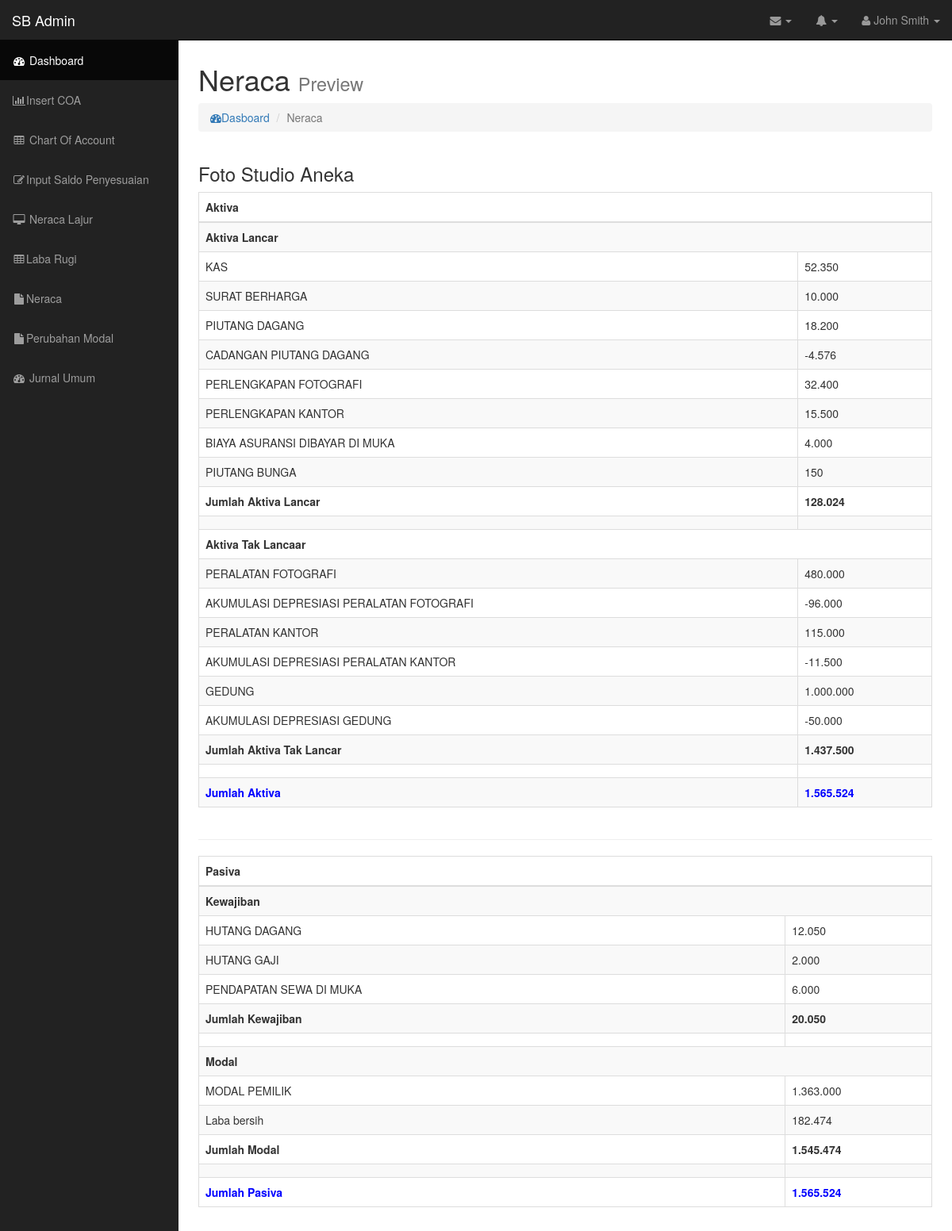
Screenshot of /neraca.php with the database file from the repository.
### tables this page shows
CREATE TABLE IF NOT EXISTS `rekening` (
  `nomor` int(6) NOT NULL,
  `nama` varchar(50) NOT NULL,
  `jenis` varchar(50) NOT NULL,
  `klp` varchar(10) NOT NULL,
  `saldo_d` int(11) NOT NULL,
  `saldo_k` int(11) NOT NULL,
  `d_penyesuaian` int(11) NOT NULL,
  `k_penyesuaian` int(11) NOT NULL,
  `NS_disesuaikan_D` int(11) NOT NULL,
  `NS_disesuaikan_K` int(11) NOT NULL
);

CREATE TABLE IF NOT EXISTS `subtotal` (
  `id` int(11) NOT NULL,
  `st_debit_labarugi` int(11) NOT NULL,
  `st_kredit_labarugi` int(11) NOT NULL,
  `st_debit_akhir` int(11) NOT NULL,
  `st_kredit_akhir` int(11) NOT NULL,
  `hasil_bersih` int(11) NOT NULL
);

### neraca.php (the view, shortened to what this page needs)
<?php
include('header.php');
include('nav.php');
?>
        <div id="page-wrapper">
            <div class="container-fluid">
            <aside class="right-side">
                <section class="content-header">
                    <h1>
                      Neraca
                        <small>Preview</small>
                    </h1>
                    <ol class="breadcrumb">
                        <li><a href="index.php"><i class="fa fa-dashboard"></i>Dasboard</a></li>
                        <li class="active">Neraca</li>
                    </ol>
                </section>
                <section class="content">
                    <div class="row">
                        <div class="col-xs-12">
                            <div class="box">
                                <div class="box-header">
                                    <h3 class="box-title">Foto Studio Aneka</h3>
                                </div>
                                <div class="box-body table-responsive">
                                    <table class="table table-bordered table-striped">
                                        <thead>
                                            <tr>
                                                <th class="bg-green" colspan='2' style="vertical-align:middle;">Aktiva</th>
                                            </tr>
                                        </thead>
                                        <tbody>
                                            <?php
                                            echo '<tr>';
                                            echo '<th colspan="2" style="vertical-align:middle;">Aktiva Lancar </th>';
                                            echo '</tr>';
                                            $sql = mysql_query("SELECT * FROM rekening where jenis = 'Aktiva Lancar'");
                                            $jmlAL = 0;
                                            while ($row = mysql_fetch_array($sql))
                                            {
                                                $isi1 = $row['NS_disesuaikan_D'] - $row['NS_disesuaikan_K'];
                                                echo '<tr>';
                                                echo '<td>'.$row['nama'].'</td>';
                                                echo '<td>'.number_format($isi1,"0",",",".").'</td>';
                                                echo '</tr>';
                                                $jmlAL+=$isi1;
                                            }
                                            echo '<tr>';
                                            echo '<td class="bg-aqua" style="font-weight:bold;" > Jumlah Aktiva Lancar</td>';
                                            echo '<td class="bg-aqua" style="font-weight:bold;" >'.number_format($jmlAL,"0",",",".").'</td>';
                                            echo '</tr>';
                                            echo '<tr><td></td><td></td></tr>';
                                            ?>
                                            <tr>
                                                <th colspan="2" style="vertical-align:middle;">Aktiva Tak Lancaar</th>
                                            </tr>
                                            <?php
                                            $sql = mysql_query("SELECT * FROM rekening where jenis = 'Aktiva Tak Lancar'");
                                            $jmlAT = 0;
                                            while ($row = mysql_fetch_array($sql))
                                            {
                                                $isi2 = $row['NS_disesuaikan_D'] - $row['NS_disesuaikan_K'];
                                                echo '<tr>';
                                                echo '<td>'.$row['nama'].'</td>';
                                                echo '<td>'.number_format($isi2,"0",",",".").'</td>';
                                                echo '</tr>';
												$jmlAT+=$isi2;
                                            }
                                            echo '<tr>';
                                            echo '<td class="bg-aqua"  style="font-weight:bold;" > Jumlah Aktiva Tak Lancar</td>';
                                            echo '<td class="bg-aqua" style="font-weight:bold;" >'.number_format($jmlAT,"0",",",".").'</td>';
                                            echo '</tr>';
                                            $jmlA = $jmlAL + $jmlAT;
                                            echo '<tr><td></td><td></td></tr>';
                                            echo '<tr>';
                                            echo '<td class="bg-yellow" style="color:blue; font-weight:bold;" > Jumlah Aktiva </td>';
                                            echo '<td class="bg-yellow" style="color:blue; font-weight:bold;" >'.number_format($jmlA,"0",",",".").'</td>';
                                            echo '</tr>';
                                            ?>
                                        </tbody>
                                    </table>
                                </div>
							</div>
							<hr/>
							<div class="box">
								<div class="box-body table-responsive">
                                    <table class="table table-bordered table-striped">
                                        <thead>
                                            <tr>
                                                <th class="bg-green" colspan='2' style="vertical-align:middle;">Pasiva</th>
                                            </tr>
                                        </thead>
                                        <tbody>
                                            <?php
                                            echo '<tr>';
                                            echo '<th colspan="2" style="vertical-align:middle;">Kewajiban</th>';
                                            echo '</tr>';
                                            $sql = mysql_query("SELECT * FROM rekening where jenis = 'Kewajiban'");
                                            $jmlKw = 0;
                                            while ($row = mysql_fetch_array($sql))
                                            {
                                                $isiP1 = $row['NS_disesuaikan_K'];
                                                echo '<tr>';
                                                echo '<td>'.$row['nama'].'</td>';
                                                echo '<td>'.number_format($isiP1,"0",",",".").'</td>';
                                                echo '</tr>';
                                                $jmlKw+=$isiP1;
                                            }
                                            echo '<tr >';
                                            echo '<td class="bg-aqua" style="font-weight:bold; width:80%;"> Jumlah Kewajiban</td>';
                                            echo '<td class="bg-aqua" style="font-weight:bold;" >'.number_format($jmlKw,"0",",",".").'</td>';
                                            echo '</tr>';
                                            echo '<tr><td></td><td></td></tr>';
                                            ?>
											<tr>
                                                <th colspan="2" style="vertical-align:middle;">Modal</th>
                                            </tr>
                                            <?php
                                            $sql = mysql_query("SELECT * FROM rekening where jenis = 'Modal'");
                                            $jmlMd = 0;
                                            while ($row = mysql_fetch_array($sql))
                                            {
                                                $isiP2 = $row['NS_disesuaikan_K'];
                                                echo '<tr>';
                                                echo '<td>'.$row['nama'].'</td>';
                                                echo '<td>'.number_format($isiP2,"0",",",".").'</td>';
                                                echo '</tr>';
												$jmlMd+=$isiP2;
                                            }
											$sql = mysql_query("SELECT * FROM subtotal where id = 1");
                                            while ($row = mysql_fetch_array($sql))
                                            {
                                                echo '<tr>';
                                                echo '<td>Laba bersih</td>';
                                                echo '<td>'.number_format($row['hasil_bersih'],"0",",",".").'</td>';
                                                echo '</tr>';
												$jmlMd+=$row['hasil_bersih'];
                                            }
                                            echo '<tr>';
                                            echo '<td class="bg-aqua"  style="font-weight:bold;" > Jumlah Modal</td>';
                                            echo '<td class="bg-aqua" style="font-weight:bold;" >'.number_format($jmlMd,"0",",",".").'</td>';
                                            echo '</tr>';
                                            $jmlP = $jmlKw + $jmlMd;
                                            echo '<tr><td></td><td></td></tr>';
                                            echo '<tr>';
                                            echo '<td class="bg-yellow" style="color:blue; font-weight:bold;" > Jumlah Pasiva </td>';
                                            echo '<td class="bg-yellow" style="color:blue; font-weight:bold;" >'.number_format($jmlP,"0",",",".").'</td>';
                                            echo '</tr>';
                                            ?>
										</tbody>
									</table>
                                </div>
                            </div>
                        </div>
                    </div>
                </section>
            </aside>
            </div>
        </div>
    </div>
    <?php
    include('footer.php');
    ?>
</body>
</html>

### css/sb-admin.css (style rules this page uses)
body { margin-top: 100px; background-color: #222; }
@media (min-width:768px) { body { margin-top: 50px; } }
#page-wrapper { width: 100%; padding: 0; background-color: #fff; }
@media (min-width:768px) { #page-wrapper { padding: 10px; } }

### rows the page displays
rekening: nama "KAS", isi1 "52.350"
rekening: nama "SURAT BERHARGA", isi1 "10.000"
rekening: nama "PIUTANG DAGANG", isi1 "18.200"
rekening: nama "CADANGAN PIUTANG DAGANG", isi1 "-4.576"
rekening: nama "PERLENGKAPAN FOTOGRAFI", isi1 "32.400"
rekening: nama "PERLENGKAPAN KANTOR", isi1 "15.500"
rekening: nama "BIAYA ASURANSI DIBAYAR DI MUKA", isi1 "4.000"
rekening: nama "PIUTANG BUNGA", NS_disesuaikan_D "150"
rekening: nama "PERALATAN FOTOGRAFI", isi2 "480.000"
rekening: nama "AKUMULASI DEPRESIASI PERALATAN FOTOGRAFI", isi2 "-96.000"
rekening: nama "PERALATAN KANTOR", isi2 "115.000"
rekening: nama "AKUMULASI DEPRESIASI PERALATAN KANTOR", isi2 "-11.500"
rekening: nama "GEDUNG", isi2 "1.000.000"
rekening: nama "AKUMULASI DEPRESIASI GEDUNG", isi2 "-50.000"
rekening: nama "HUTANG DAGANG", NS_disesuaikan_K "12.050"
rekening: nama "HUTANG GAJI", NS_disesuaikan_K "2.000"
rekening: nama "PENDAPATAN SEWA DI MUKA", NS_disesuaikan_K "6.000"
rekening: nama "MODAL PEMILIK", NS_disesuaikan_K "1.363.000"
subtotal: hasil_bersih "182.474"

### other values shown
$jmlAL "128.024"
$jmlAT "1.437.500"
$jmlA "1.565.524"
$jmlKw "20.050"
$jmlMd "1.545.474"
$jmlP "1.565.524"
